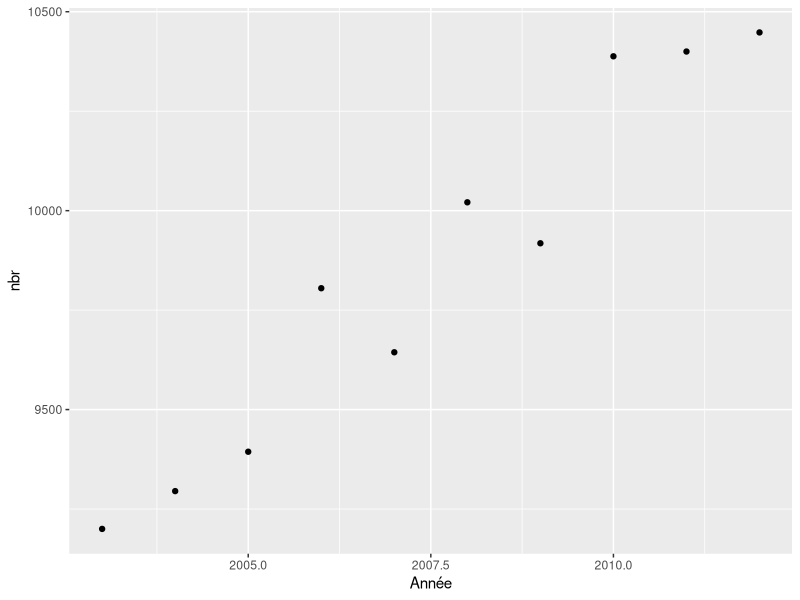
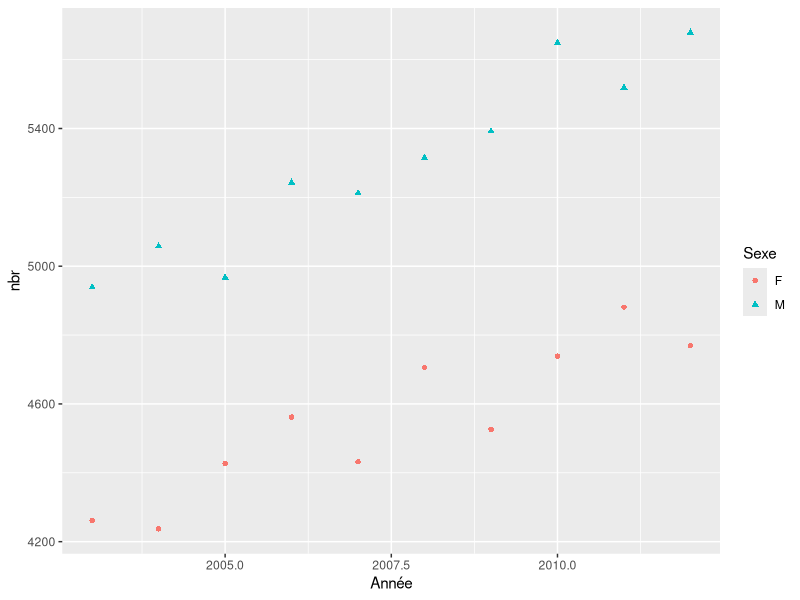

The R script that drew these images, in order:
## ---- chunk 1
knitr::opts_chunk$set(echo = TRUE)
## ---- chunk 2
library(tidyverse)
date <- read.csv("prenoms.csv",header=TRUE)
## ---- chunk 3
annee <- date %>% group_by(Année) %>%
  summarise(nbr = sum(Nombre))
ggplot(annee,aes(Année,nbr))+geom_point()
## ---- chunk 4
tri2 <- date %>% group_by(Année, Sexe) %>%
  summarise(nbr=sum(Nombre))
ggplot(tri2,aes(Année,nbr,color=Sexe,shape=Sexe))+geom_point()
## ---- chunk 5
date[date$Prénom == "Clémence",] 
## ---- chunk 6
famous <- date %>% group_by(Prénom) %>%
  summarise(nbr = sum(Nombre))
head(famous[order(-famous$nbr),],10)
## ---- chunk 7

